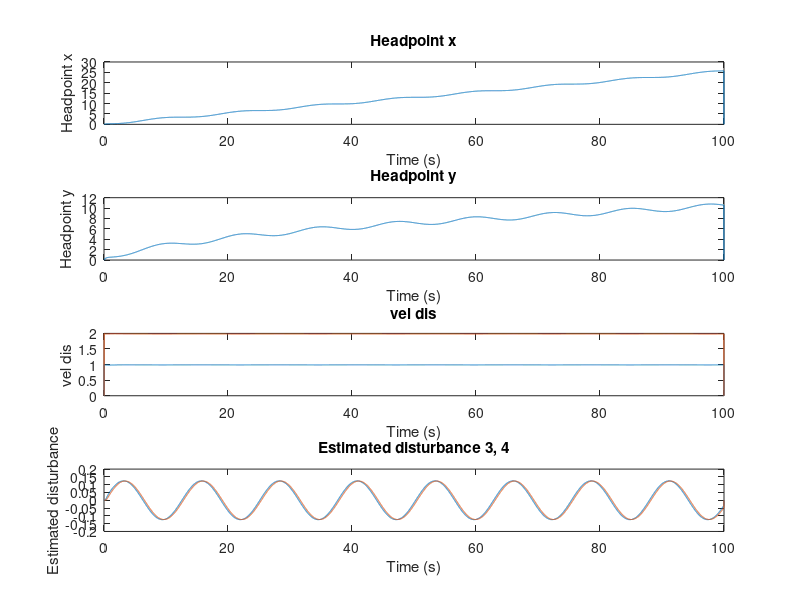

This figure's MATLAB source:
clear 

%%%%%%%%%%%%%%%%%%%%%%%%%%%%% USV Model %%%%%%%%%%%%%%%%%%%%%%%%%%%%%%%%%%
m = 3980;
Iz = 19703;
Xu = -50;
Yv = -200;
Yr = 0;
Nv = 0;
Nr = -1281;
m11 = m;
m22 = m; 
m33 = Iz;
l = 3.5;

M = [m11, 0, 0; 0, m22, 0; 0, 0, m33];
D = [Xu, 0, 0; 0, Yv, Yr; 0, Nv, Nr];
M_inv = inv(M);
MD = M_inv*D;
%%%%%%%%%%%%%%%%%%%%%%%%%%%%%%%%%%%%%%%%%%%%%%%%%%%%%%%%%%%%%%%%%%%%%%%%%%
%%%%%%%%%%%%%%%%%%%%%%%%%%% State estimate %%%%%%%%%%%%%%%%%%%%%%%%%%%%%%%
A_estim = [0, 0, 1, 0;
     0, 0, 0, 1;
     0, 0, 0, 0;
     0, 0, 0, 0];

B_estim = [0, 0;
     0, 0;
     1, 0;
     0, 1];

Bum_estim = [1, 0;
     0, 1;
     0, 0;
     0, 0];

L = diag([1, 1, 1, 1]);
K = [1, 0, 1.73, 0;0,1,0,1.73];
cutoff = 4;
%%%%%%%%%%%%%%%%%%%%%%%%%%%%%%%%%%%%%%%%%%%%%%%%%%%%%%%%%%%%%%%%%%%%%%%%%%

%%%%%%%%%%%%%%%%%%%%%%%%%%%%%%%%%%%%%%%%%%%%%%%%%%%%%%%%%%%%%%%%%%%%%%%%%%
% Simulation parameters
dt = 0.01; % Time step (seconds)
total_time = 100; % Total simulation time (seconds)
num_steps = total_time / dt; % Number of simulation steps

% Initialize state vectors
x = zeros(6, num_steps); % State vector [position; velocity]
u = zeros(2, num_steps);
matched_u = zeros(2, num_steps); % Control input vector
unmatched_u = zeros(2, num_steps);
statefeedback_u = zeros(2, num_steps);

estim_x = zeros(4, num_steps);
virtual_state = zeros(4, num_steps);
virtual_u = zeros(2, num_steps);
um = zeros(4, num_steps);
um_dot = 0;
con = [0;0;0;0];
filtered_um = zeros(4, num_steps);

time = 0:dt:(total_time-dt); % Time vector

% Initial condition
x(:, 1) = [0; 0; 0; -l; 0; 0]; % Initial position and velocity
x(:, 2) = x(:, 1);
estim_x(:, 1) = [x(4,1)+l; 0; 0; 0];
estim_x(:, 2) = estim_x(:, 1);

B_usv = [1/M(1,1), 1/M(1,1);
         0, 0;
         l/M(3,3), -l/M(3,3)
         0, 0;
         0, 0;
         0, 0]; 

Bm_disturbance = [1/M(1,1), 0, 0;
                 0, 1/M(1,1), 0;
                 0, 0, l/M(3,3);
                 0, 0, 0;
                 0, 0, 0;
                 0, 0, 0]; 

Bum_disturbance = [0, 0;
                 0, 0;
                 0, 0;
                 1, 0;
                 0, 1;
                 0, 0]; 


% Simulation loop (Euler method)
for k = 2:num_steps-1
    

    % Compute the state derivative with disturbance
    f_usv = [(Xu*x(1, k))/m11;
          (Yv*x(2, k) + Yr*x(3, k))/m22;
          (Nv*x(2, k) + Nr*x(3, k))/m33;
          x(1, k)*cos(x(6, k)) - x(2, k)*sin(x(6, k));
          x(1, k)*sin(x(6, k)) + x(2, k)*cos(x(6, k));
          x(3, k)];


    % L1 estim
    virtual_state(:, k) = [x(4, k) + l*cos(x(6, k));
                     x(5, k) + l*sin(x(6, k));
                     x(1, k)*cos(x(6, k)) - x(2, k)*sin(x(6, k)) - x(3, k)*l*sin(x(6, k));
                     x(1, k)*sin(x(6, k)) + x(2, k)*cos(x(6, k)) + x(3, k)*l*cos(x(6, k))];
    % L1 control input
    x_error = estim_x(:, k) - virtual_state(:,k);
    gain = -1;
    pi = (1/gain)*(exp(gain*dt)-1);
    um(:,k) = -exp(gain*dt)*x_error/pi;
    um_dot = (um(:,k)-um(:,k-1))/dt;
    % matched uncertainty
    con(3:4) = um(3:4,k);
    % unmatched uncertainty
    con(1:2) = um_dot(1:2);
    % Low pass filtering
    filtered_um(:,k) = filtered_um(:,k-1)*exp(-cutoff*dt) - con*(1-exp(-cutoff*dt));
    matched_u(:,k) = filtered_um(3:4,k);
    unmatched_u(:,k) = filtered_um(1:2,k);

    % Nominal control
    % nominal_control = [0;0];
    % estim_nominal_control = [(nominal_control(1) + nominal_control(2))*cos(x(6, k))/m11 - (nominal_control(1)-nominal_control(2))*l*l*sin(x(6, k))/m33;
    %                          (nominal_control(1) + nominal_control(2))*sin(x(6, k))/m11 + (nominal_control(1)-nominal_control(2))*l*l*cos(x(6, k))/m33];

    % Virtual control
    virtual_u(:,k) = [f_usv(1)*cos(x(6, k)) - x(1, k)*x(3, k)*sin(x(6, k)) - f_usv(2)*sin(x(6, k)) - x(2, k)*x(3, k)*cos(x(6, k)) - f_usv(3)*l*sin(x(6, k)) - x(3, k)*x(3, k)*l*cos(x(6, k));
                 f_usv(1)*sin(x(6, k)) + x(1, k)*x(3, k)*cos(x(6, k)) + f_usv(2)*sin(x(6, k)) - x(2, k)*x(3, k)*sin(x(6, k)) + f_usv(3)*l*cos(x(6, k)) - x(3, k)*x(3, k)*l*sin(x(6, k))];
    % State feedback for Hurwitz matrix
    state_feedback = -K*virtual_state(:,k);
    state_feedback_u = [0.5*(m33*(state_feedback(2)*cos(x(6, k)) - state_feedback(1)*sin(x(6, k)))/(l*l) + m11*(state_feedback(1)*cos(x(6, k)) + state_feedback(2)*sin(x(6, k))));
                       0.5*(-m33*(state_feedback(2)*cos(x(6, k)) - state_feedback(1)*sin(x(6, k)))/(l*l) + m11*(state_feedback(1)*cos(x(6, k)) + state_feedback(2)*sin(x(6, k))))];
    statefeedback_u(:,k) = state_feedback_u;

    % unmatched_u(:,k) = [0;0];
    matched_u(:,k) = [0;0];
    % Real Control input
    u(:,k) = [0.5*(m11*cos(x(6, k)) - m33*sin(x(6, k))/(l*l)), 0.5*(m11*sin(x(6, k))+m33*cos(x(6, k))/(l*l));
              0.5*(m11*cos(x(6, k)) + m33*sin(x(6, k))/(l*l)), 0.5*(m11*sin(x(6, k))-m33*cos(x(6, k))/(l*l))]*(matched_u(:,k) + unmatched_u(:,k) - virtual_u(:,k));% + state_feedback_u;


    %%%%%%%%%%%%%%%%%%%%%%%%%%%%%%%%%%%%%%%%%%%%%%%%%%%%%%%%%%%%%%%%%%%%%
    estim_dx = (A_estim)*estim_x(:,k) + B_estim*(matched_u(:,k) + unmatched_u(:,k)) + B_estim*um(3:4,k) + Bum_estim*um(1:2,k) - L*(x_error);
    % estim_dx = (A_estim)*estim_x(:,k) + B_estim*virtual_u(:,k) + B_estim*(matched_u(:,k) + unmatched_u(:,k)) + B_estim*um(3:4,k) + Bum_estim*um(1:2,k) - L*(x_error);

    xy_dis = [500*sin(0.5*dt*k);500*sin(0.5*dt*k)];
    disturbance = [1; 2; xy_dis(1)*cos(x(6,k)) + xy_dis(2)*sin(x(6,k)); -xy_dis(1)*sin(x(6,k)) + xy_dis(2)*cos(x(6,k)); 0];
    
    dx = f_usv + B_usv*u(:, k) + Bm_disturbance*disturbance(3:5) + Bum_disturbance*disturbance(1:2);
    %%%%%%%%%%%%%%%%%%%%%%%%%%%%%%%%%%%%%%%%%%%%%%%%%%%%%%%%%%%%%%%%%%%%%



    %System update
    x(:, k+1) = x(:, k) + dx * dt;
    estim_x(:, k+1) = estim_x(:, k) + estim_dx * dt;

    pi = 3.1415926535;
    if x(6,k+1) > pi
        x(6,k+1) = x(6,k+1) - 2*pi;
    elseif x(6,k+1) < -pi
        x(6,k+1) = x(6,k+1) + 2*pi;
    end    

end
%%%%%%%%%%%%%%%%%%%%%%%%%%%%%%%%%%%%%%%%%%%%%%%%%%%%%%%%%%%%%%%%%%%%%%%%%%

figure;
subplot(4,1,1);
plot(time, virtual_state(1,:));
title('Headpoint x');
xlabel('Time (s)');
ylabel('Headpoint x');

subplot(4,1,2);
plot(time, virtual_state(2,:));
title('Headpoint y');
xlabel('Time (s)');
ylabel('Headpoint y');

subplot(4,1,3);
plot(time,um(1:2,:));
title('vel dis');
xlabel('Time (s)');
ylabel('vel dis');

subplot(4,1,4);
plot(time,[um(3,:); -filtered_um(3,:)]);
title('Estimated disturbance 3, 4');
xlabel('Time (s)');
ylabel('Estimated disturbance');
